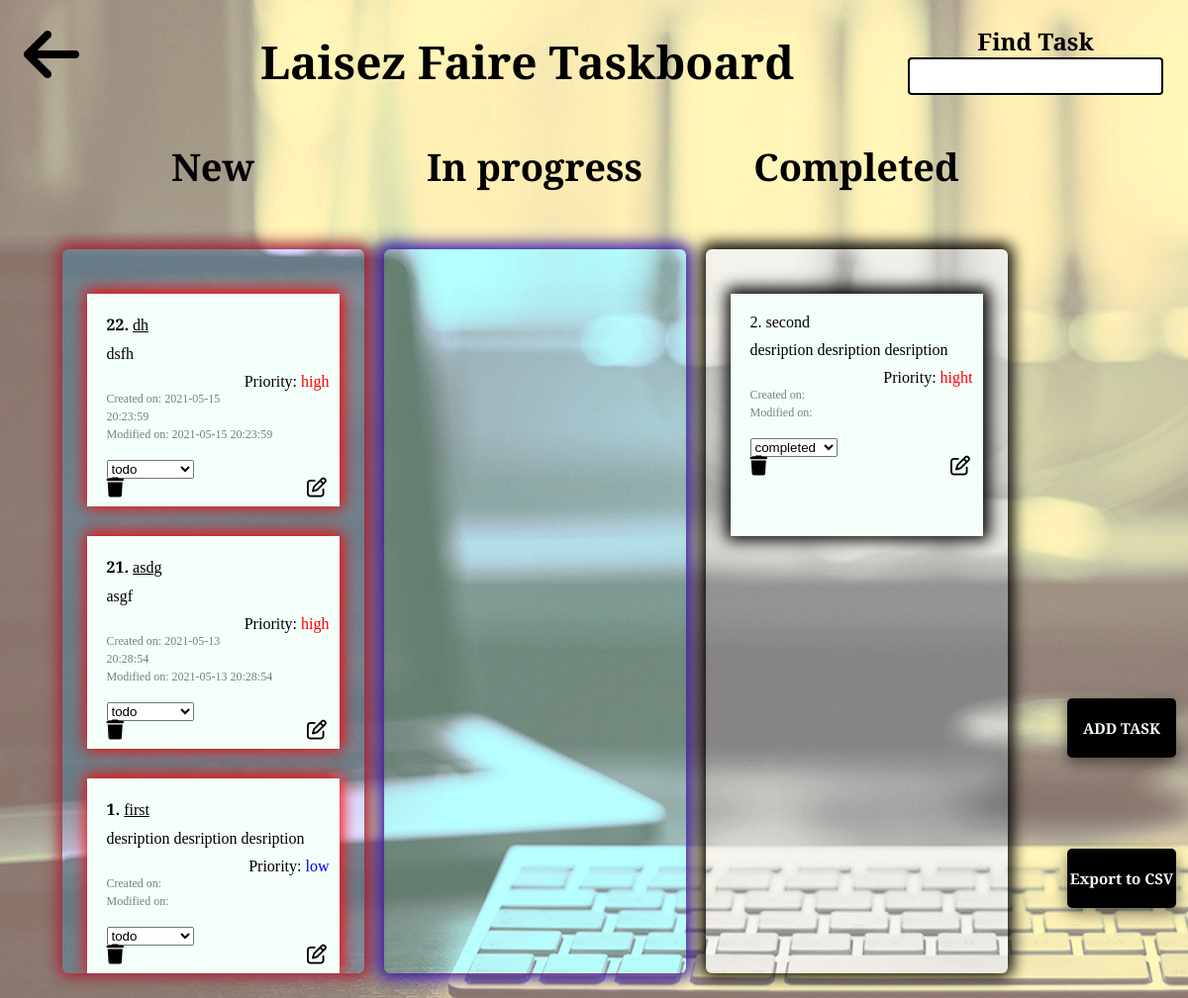
/tasks.php?id=1 (signed in), run on the app's committed database.
### tables this page shows
CREATE TABLE `projects` (
  `ID` int(8) NOT NULL,
  `name` varchar(64) NOT NULL,
  `description` varchar(256) DEFAULT NULL
);

CREATE TABLE `tasks` (
  `projectID` int(8) DEFAULT NULL,
  `ID` int(8) NOT NULL,
  `name` varchar(64) NOT NULL,
  `description` varchar(256) DEFAULT NULL,
  `priority` varchar(32) NOT NULL,
  `status` varchar(32) NOT NULL,
  `startDate` datetime DEFAULT NULL,
  `modifiedDate` datetime DEFAULT NULL
);

### tasks.php (the view, shortened to what this page needs)
<?php
require_once 'connection/connect.php';
$id = $_GET['id'];
?>
<!DOCTYPE html>
<html lang="en">
<head>
     <link href="css/tasks.css" rel="stylesheet">
</head>
<body>
     <div class="searchbox">
          <center>
               <h2>Find Task</h2>
          </center>
          <input type="text" id="search" placeholder="">
     </div>
     <div id="header">
          <?php
          $name = mysqli_query($connect, "SELECT name FROM projects WHERE ID = '$id'");
          $projectName = mysqli_fetch_array($name);
          ?>
          <h1 class="btest" id="testh"><?php echo $projectName['name']; ?> Taskboard</h1>
     </div>
     <div id="alltasks">
          <div class="taskboard">
               <div id="newtaskcontainerheader">
                    <h2>New</h2>
                    <div class="newtaskcontainer container" id="freshy">
                         <?php
                         $query = "SELECT * FROM tasks WHERE status = 'todo' AND projectID = '$id' ORDER BY ID DESC";
                         $result = mysqli_query($connect, $query);
                         if (mysqli_num_rows($result) > 0) {
                              while ($row = mysqli_fetch_array($result)) {
                                   if ($row["priority"] === 'low') {
                                        $priorityColor = 'blue';
                                   } else if ($row["priority"] === 'medium') {
                                        $priorityColor = 'green';
                                   } else {
                                        $priorityColor = 'red';
                                   }
                                   $projectID = $row["projectID"];
                                   $ID = $row["ID"];
                                   $status = $row["status"];
                         ?>
                                   <div class="todo" id="ncard" draggable="true">
                                        <form>
                                            <b><label class="labelid"><?php echo $row["ID"]; ?>.</label></b>
                                            <u><label><?php echo $row["name"]; ?></label></u><br>
                                             <label class="ldescription"><?php echo $row["description"]; ?></label><br>
                                             <label class="tpriority">Priority: <span style="color: <?php echo $priorityColor; ?>"><?php echo $row["priority"]; ?></span></label><br><br>
                                             <label class="date">Created on: <?php echo $row["startDate"]; ?></label><br>
                                             <label class="date">Modified on: <?php echo $row["modifiedDate"]; ?></label><br><br>
                                             <?php
                                             echo "
                                             <select class='status' onchange='location = this.value'>
                                                  <option class='current' disabled selected>$status</option>
                                                  <option value='connection/changeStatus.php?projectID=$projectID&ID=$ID&status=todo'>todo</option>
                                                  <option value='connection/changeStatus.php?projectID=$projectID&ID=$ID&status=in progress'>in progress</option>
                                                  <option value='connection/changeStatus.php?projectID=$projectID&ID=$ID&status=completed'>completed</option>
                                             </select>
                                             ";
                                             ?>
                                        </form>
                                        <div id="editdelete">
                                             <a href="connection/delTask.php?id=<?php echo $row['ID']; ?>"><i class="fas fa-trash fa-lg" id="deltask"></i></a>
                                             <a href="connection/editTask.php?id=<?php echo $row['ID']; ?>"><i class="far fa-edit fa fa-lg" id="edtask"></i></a>
                                        </div>
                                   </div>
                         <?php
                              }
                         }
                         ?>
                    </div>
               </div>
               <div id="inprogcontainerheader">
                    <h2>In progress</h2>
                    <div class="inprogcontainer container" id="inprogcontainer">
                    </div>
               </div>
               <div id="donecontainerheader">
                    <h2>Completed</h2>
                    <div class="donecontainer container" id="done">
                         <?php
                         $query3 = "SELECT * FROM tasks WHERE status = 'completed' AND projectID = '$id' ORDER BY ID DESC";
                         $result3 = mysqli_query($connect, $query3);
                         if (mysqli_num_rows($result3) > 0) {
                              while ($row3 = mysqli_fetch_array($result3)) {
                                   if ($row3["priority"] === 'low') {
                                        $priorityColor = 'blue';
                                   } else if ($row3["priority"] === 'medium') {
                                        $priorityColor = 'green';
                                   } else {
                                        $priorityColor = 'red';
                                   }
                                   $projectID3 = $row3["projectID"];
                                   $ID3 = $row3["ID"];
                                   $status3 = $row3["status"];
                         ?>
                                   <div class="completed" draggable="true">
                                        <form>
                                             <label class="labelid"><?php echo $row3["ID"]; ?>.</label>
                                             <label><?php echo $row3["name"]; ?></label><br>
                                             <label class="ldescription"><?php echo $row3["description"]; ?></label><br>
                                             <label class="tpriority">Priority: <span style="color: <?php echo $priorityColor; ?>"><?php echo $row3["priority"]; ?></span></label><br><br>
                                             <label class="date">Created on: <?php echo $row3["startDate"]; ?></label><br>
                                             <label class="date">Modified on: <?php echo $row3["modifiedDate"]; ?></label><br><br>
                                             <?php
                                             echo "
                                             <select class='status' onchange='location = this.value'>
                                                  <option class='current' disabled selected>$status3</option>
                                                  <option value='connection/changeStatus.php?projectID=$projectID3&ID=$ID3&status=todo'>todo</option>
                                                  <option value='connection/changeStatus.php?projectID=$projectID3&ID=$ID3&status=in progress'>in progress</option>
                                                  <option value='connection/changeStatus.php?projectID=$projectID3&ID=$ID3&status=completed'>completed</option>
                                             </select>
                                             ";
                                             ?>
                                        </form>
                                        <div id="editdelete">
                                             <a href="connection/delTask.php?id=<?php echo $row3['ID']; ?>"><i class="fas fa-trash fa-lg" id="deltask"></i></a>
                                             <a href="connection/editTask.php?id=<?php echo $row3['ID']; ?>"><i class="far fa-edit fa fa-lg" id="edtask"></i></a>
                                        </div>
                                   </div>
                         <?php
                              }
                         }
                         ?>
                    </div>
               </div>
          </div>
          <a href="#" onclick="tasktoggle()" class="newtask">
               <h2>ADD TASK</h2>
          </a>
          <center><a href="connection/export_task.php?id=<?php echo $id; ?>" class="exportask">
                    <h2>Export to CSV</h2>
               </a></center>
     </div>
     <a id="b2proj" href="workspace.php"><i class="fas fa-arrow-left fa fa-4x"></i></a>
</body>
</html>

### data on the page
projects: name "Laisez Faire"
tasks: ID "22", name "dh", description "dsfh", priority "high", startDate "2021-05-15 20:23:59", modifiedDate "2021-05-15 20:23:59", status "todo"
tasks: ID "21", name "asdg", description "asgf", priority "high", startDate "2021-05-13 20:28:54", modifiedDate "2021-05-13 20:28:54", status "todo"
tasks: ID "1", name "first", description "desription desription desription", priority "low", status "todo"
tasks: ID "2", name "second", description "desription desription desription", priority "hight", status "completed"
